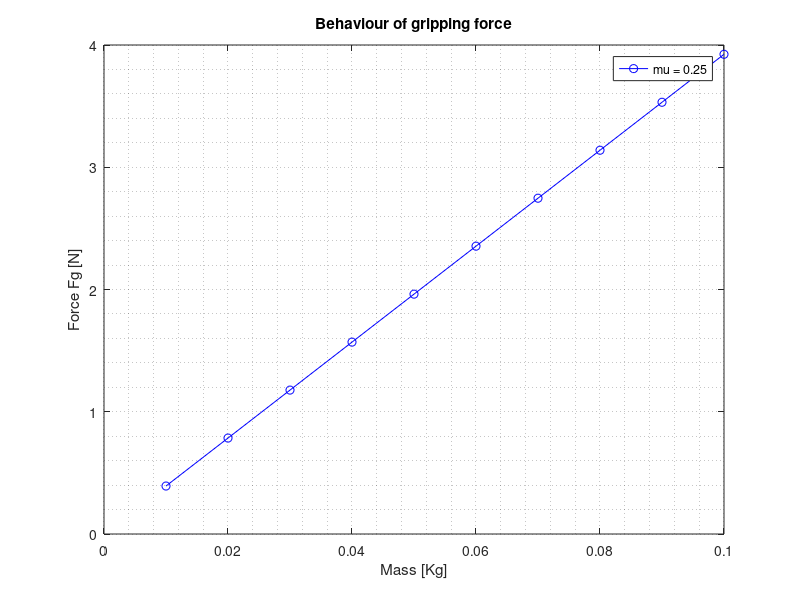
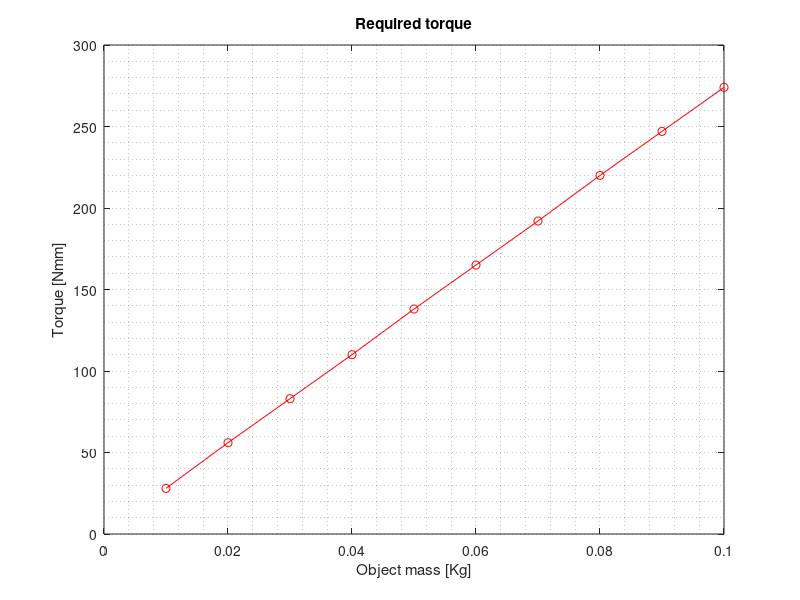

Here is the MATLAB script that generated these plots, in order:
clear all
close all
clc 

% Calcolo della forza di presa del gripper in funzione della massa
% dell'oggetto.

mu = 0.25;           % refers to metal-metal contact 
S = 2;               % Safety factor, it is 2 in normal operational conditions;
g = 9.81;            % [m/s^2];
a = 0;               % [m/s^2], Acceleration of the end effector;
m = 0.01:0.01:0.1;   % [Kg], mass of the grasped object;
n = 2;               % Number of phalanges in contact with the object;


% The gripper force is:
    for i=1:length(m)
        Fg(i)= (m(i)*(g+a)/(mu*n))*S;
    end


%% Plotting

figure(1)
plot(m,Fg(1,:),'b-o')
grid minor
title('Behaviour of gripping force')
legend("\mu = 0.25")
xlabel("Mass [Kg]")
ylabel("Force Fg [N]")

% Required Torque for equilibrium from Solidworks simulations;
T=[28 56 83 110 138 165 192 220 247 274];  % [Nmm]


figure(2)
plot(m,T,'r-o')
grid minor
title("Required torque")
xlabel('Object mass [Kg]')
ylabel('Torque [Nmm]')


